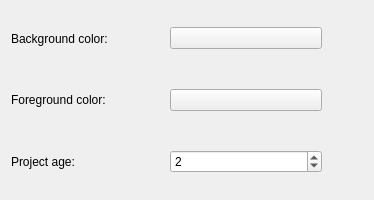
<?xml version="1.0" encoding="UTF-8"?>
<ui version="4.0">
 <class>settingsBase</class>
 <widget class="QWidget" name="settingsBase">
  <property name="geometry">
   <rect>
    <x>0</x>
    <y>0</y>
    <width>374</width>
    <height>200</height>
   </rect>
  </property>
  <layout class="QGridLayout">
   <item row="0" column="0">
    <widget class="QLabel" name="backgroundLabel">
     <property name="text">
      <string>Background color:</string>
     </property>
     <property name="wordWrap">
      <bool>false</bool>	
     </property>
    </widget>
   </item>
   <item row="0" column="1">
    <widget class="KColorButton" name="kcfg_color_background">
     <property name="toolTip">
      <string>Choose a new background color</string>
     </property>
     <property name="whatsThis">
      <string>&lt;html&gt;&lt;head&gt;&lt;meta name=&quot;qrichtext&quot; content=&quot;1&quot; /&gt;&lt;style type=&quot;text/css&quot;&gt;
p, li { white-space: pre-wrap; }
&lt;/style&gt;&lt;/head&gt;&lt;body style=&quot; font-family:'DejaVu Serif'; font-size:9pt; font-weight:400; font-style:normal;&quot;&gt;
&lt;p style=&quot; margin-top:0px; margin-bottom:0px; margin-left:0px; margin-right:0px; -qt-block-indent:0; text-indent:0px;&quot;&gt;Change the &lt;span style=&quot; font-weight:600;&quot;&gt;background&lt;/span&gt; color by clicking here and choose the new &lt;span style=&quot; color:#ff0000;&quot;&gt;color&lt;/span&gt; in the &lt;span style=&quot; font-style:italic;&quot;&gt;color dialog&lt;/span&gt;.&lt;/p&gt;&lt;/body&gt;&lt;/html&gt;</string>
     </property>
     <property name="text">
      <string/>
     </property>
    </widget>
   </item>
   <item row="2" column="0">
    <widget class="QLabel" name="projectLabel">
     <property name="text">
      <string>Project age:</string>
     </property>
     <property name="wordWrap">
      <bool>false</bool>
     </property>
    </widget>
   </item>
   <item row="1" column="0">
    <widget class="QLabel" name="foregroundLabel">
     <property name="text">
      <string>Foreground color:</string>
     </property>
     <property name="wordWrap">
      <bool>false</bool>
     </property>
    </widget>
   </item>
   <item row="1" column="1">
    <widget class="KColorButton" name="kcfg_color_foreground">
     <property name="toolTip">
      <string>Choose a new foreground color</string>
     </property>
     <property name="whatsThis">
      <string>&lt;html&gt;&lt;head&gt;&lt;meta name=&quot;qrichtext&quot; content=&quot;1&quot; /&gt;&lt;style type=&quot;text/css&quot;&gt;
p, li { white-space: pre-wrap; }
&lt;/style&gt;&lt;/head&gt;&lt;body style=&quot; font-family:'DejaVu Serif'; font-size:9pt; font-weight:400; font-style:normal;&quot;&gt;
&lt;p style=&quot; margin-top:0px; margin-bottom:0px; margin-left:0px; margin-right:0px; -qt-block-indent:0; text-indent:0px;&quot;&gt;Change the &lt;span style=&quot; font-weight:600;&quot;&gt;foreground&lt;/span&gt; color by clicking here and choose the new &lt;span style=&quot; color:#ff0000;&quot;&gt;color&lt;/span&gt; in the &lt;span style=&quot; font-style:italic;&quot;&gt;color dialog&lt;/span&gt;.&lt;/p&gt;&lt;/body&gt;&lt;/html&gt;</string>
     </property>
     <property name="text">
      <string/>
     </property>
    </widget>
   </item>
   <item row="0" column="2">
    <spacer>
     <property name="orientation">
      <enum>Qt::Vertical</enum>
     </property>
     <property name="sizeType">
      <enum>QSizePolicy::Expanding</enum>
     </property>
     <property name="sizeHint" stdset="0">
      <size>
       <width>41</width>
       <height>20</height>
      </size>
     </property>
    </spacer>
   </item>
   <item row="1" column="2">
    <spacer>
     <property name="orientation">
      <enum>Qt::Vertical</enum>
     </property>
     <property name="sizeType">
      <enum>QSizePolicy::Expanding</enum>
     </property>
     <property name="sizeHint" stdset="0">
      <size>
       <width>41</width>
       <height>20</height>
      </size>
     </property>
    </spacer>
   </item>
   <item row="2" column="1">
    <widget class="QSpinBox" name="kcfg_val_time">
     <property name="toolTip">
      <string>Set the project age (in days)</string>
     </property>
     <property name="whatsThis">
      <string>Change the project age (in days) by choosing a new number of days.</string>
     </property>
     <property name="minimum">
      <number>1</number>
     </property>
     <property name="value">
      <number>2</number>
     </property>
    </widget>
   </item>
   <item row="2" column="2">
    <spacer>
     <property name="orientation">
      <enum>Qt::Vertical</enum>
     </property>
     <property name="sizeType">
      <enum>QSizePolicy::Expanding</enum>
     </property>
     <property name="sizeHint" stdset="0">
      <size>
       <width>41</width>
       <height>20</height>
      </size>
     </property>
    </spacer>
   </item>
  </layout>
 </widget>
 <customwidgets>
  <customwidget>
   <class>KColorButton</class>
   <extends>QPushButton</extends>
   <header>kcolorbutton.h</header>
  </customwidget>
 </customwidgets>
 <includes>
  <include location="local">kcolorbutton.h</include>
 </includes>
 <resources/>
 <connections/>
</ui>
